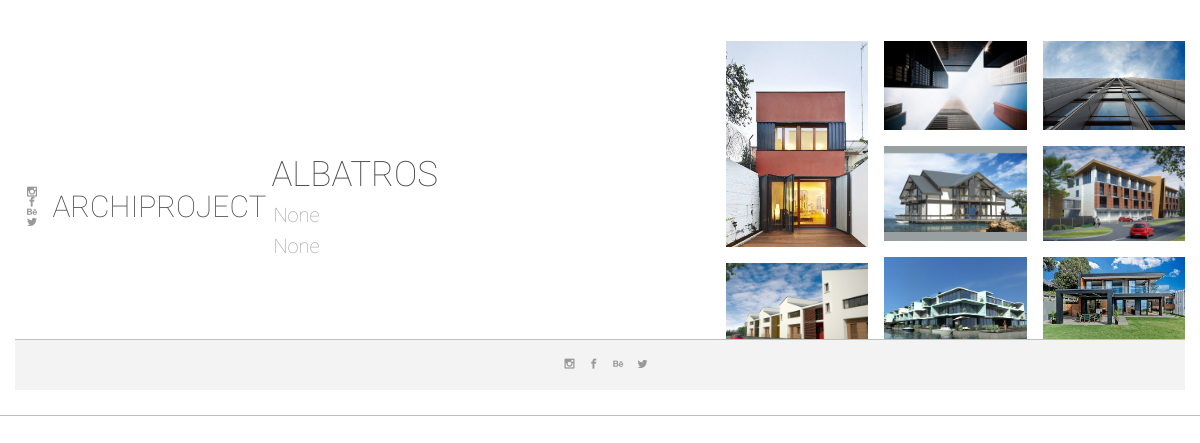
The app's page /projects/building/1/ with its own data.
### archapp/models.py (models this page shows, shortened)
class BuildingProject(models.Model):
    title_en = models.CharField(max_length=40,blank=True, null=True)
    title_ru = models.CharField(max_length=40,blank=True, null=True)
    title_ua = models.CharField(max_length=40,blank=True, null=True)
    description_en = models.TextField(max_length=150,blank=True, null=True)
    description_ru = models.TextField(max_length=150,blank=True, null=True)
    description_ua = models.TextField(max_length=150,blank=True, null=True)
    name_en = models.CharField(max_length=100)
    name_ru = models.CharField(max_length=100)
    name_ua = models.CharField(max_length=100)
    location_en = models.CharField(max_length=200,blank=True, null=True)
    location_ru = models.CharField(max_length=200,blank=True, null=True)
    location_ua = models.CharField(max_length=200,blank=True, null=True)
    text_en = models.TextField(max_length=500,blank=True, null=True)
    text_ru = models.TextField(max_length=500,blank=True, null=True)
    text_ua = models.TextField(max_length=500,blank=True, null=True)
    year = models.CharField(max_length=9,blank=True, null=True)
    img = models.FileField(blank=True, null=True)
    type = models.ForeignKey(BuildingType, blank=True, null=True)
    date = models.DateTimeField(default=datetime.now(), null=False, blank=False)
    active = models.BooleanField(default=True)
    category = 'building'

class BuildingImage(models.Model):
   project = models.ForeignKey(BuildingProject, on_delete=models.CASCADE)
   img = models.FileField(blank=True, null=True)

### archapp/views.py (the view)
# urls.py: url(r'^projects/(?P<category>[\w]+)/(?P<pk>[0-9]+)/', views.project, name='project'),
def project(request, category, pk):
    if category=='building':
        project = BuildingProject.objects.filter(pk=pk)
        images = BuildingImage.objects.all().filter(project=pk)
    elif category=='interior':
        project = InteriorProject.objects.filter(pk=pk)
        images = InteriorImage.objects.all().filter(project=pk)
    else:
        project = FloatingProject.objects.filter(pk=pk)
        images = FloatingImage.objects.all().filter(project=pk)
    content = {
        'Project' : project,
        'Images' : images,
    }
    return render(request, 'ua/project.html', content)

### archapp/templates/ua/project.html (shortened to what this page needs)
{% extends "ua/index.html" %}
{% load staticfiles %}
{% block headinua %}
  <link rel="stylesheet" href="{% static 'css/project.css' %}"/>
    <link rel="stylesheet" href="{% static 'popup/magnific-popup.css' %}">
{% endblock %}
{% block content %}
<header class="projects-type">
  {% for P in Project %}
  <h2 class="second-header">{{ P.name_ua }}</h2>
  <div class="project-line"></div>
  <p class="project-date"> {{ P.year }}</p>
  <p class="project-place">{{ P.location_ua }}</p>
  {% endfor %}
</header>
<section class="projects-wrapper">
  <div class="projects" >
    <div id="portfolio">
      {% for I in Images %}
      <div class="tile">
         <a href="{{ I.img.url }}" data-source="{{ I.img.url }}">
           <img src="{{ I.img.url }}" alt="" />
        </a>
      </div>
      {% endfor %}
    </div>
  </div>
</section>
{% endblock %}

### archapp/static/css/all.css (style rules this page uses)
* { box-sizing: border-box; outline: none; }
body { margin: 0; font-family: Roboto-Thin, sans-serif; position: relative; padding-bottom: 70px; }
a { text-decoration: none; }

### archapp/static/css/project.css (style rules this page uses)
.projects-wrapper, .projects-type { margin-right: auto; margin-left: auto; }
@media (min-width: 768px) { .projects-wrapper, .projects-type { width: 750px; } }
@media (min-width: 992px) { .projects-wrapper, .projects-type { width: 970px; } }
@media (min-width: 1200px) { .projects-wrapper, .projects-type { width: 1170px; } }
.projects { position: relative; display: flex; flex-wrap: wrap; justify-content: space-around; height: auto; align-items:center; }
.second-header { margin: 5px; margin-top: 30px; color: #464646; font-size: 35px; line-height: 30px; text-transform: uppercase; font-weight: normal; }
.project-line { border-bottom: 1px solid #fff; width: 200px; }
#portfolio { -webkit-column-count: 1; -moz-column-count: 1; column-count: 1; -webkit-column-width: 100%; -moz-column-width: 100%; column-width: 100%; }
@media (min-width: 768px) { #portfolio { width: 100%; margin: 1rem 0; -webkit-column-count: 2; -moz-column-count: 2; column-count: 2; -webkit-column-gap: 1rem; -moz-column-gap: 1rem; column-gap: 1rem; -webkit-column-width: 50%; -moz-column-width: 50%; column-width: 50%; } }
@media (min-width: 1200px) { #portfolio { margin: 1rem 0; -webkit-column-count: 3; -moz-column-count: 3; column-count: 3; -webkit-column-gap: 1rem; -moz-column-gap: 1rem; column-gap: 1rem; -webkit-column-width: 33.33333333333333%; -moz-column-width: 33.33333333333333%; column-width: 33.33333333333333%; } }
.tile { opacity: 1; transition: all 0.5s ease; }
.projects-type p { font-size: 20px; margin: 7px; max-width: 40%; color: #999; }
.tile img { max-width: 100%; width: 100%; height: auto; margin-bottom: 1rem; }

### records on screen
BuildingProject: name_ua "ALBATROS", year "None", location_ua "None"
BuildingImage: img (picture)
BuildingImage: img (picture)
BuildingImage: img (picture)
BuildingImage: img (picture)
BuildingImage: img (picture)
BuildingImage: img (picture)
BuildingImage: img (picture)
BuildingImage: img (picture)
